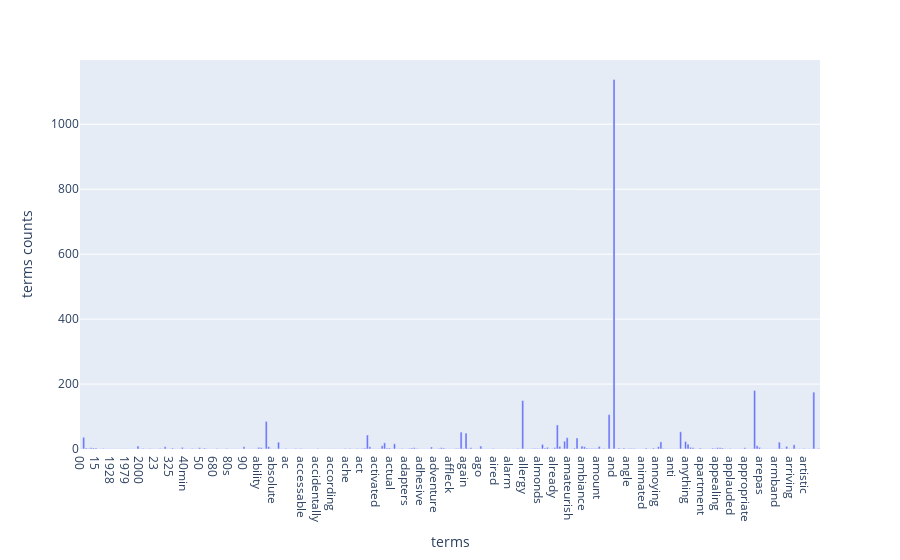

Here is the notebook cell this chart was saved with:
### Markdown cell above
#### 使用 plotly 畫圖

### Code cell
import plotly.express as px
# 將前 300 筆 terms 當作長條圖的 X 軸
term_name = count_vect.get_feature_names_out()[:300]
# X = terms 名稱， Y = terms 出現次數
fig = px.bar(term_name, x=term_name, y=term_frequencies[:300])
# 設定 X Y 軸的名稱
fig.update_layout(
    xaxis_title="terms", yaxis_title="terms counts"
)
fig.show()

### Figure 1 — Plotly figure (JSON) as saved in the notebook; plotly's stock layout.template omitted (floating-point values rounded to 4 significant figures; data arrays with more than 128 entries replaced by an {"elided": "..."} marker saying what was removed)
{"data": [{"alignmentgroup": "True", "hovertemplate": "x=%{x}<br>y=%{y}<extra></extra>", "legendgroup": "", "marker": {"color": "#636efa", "pattern": {"shape": ""}}, "name": "", "offsetgroup": "", "orientation": "v", "showlegend": false, "textposition": "auto", "type": "bar", "x": {"elided": "300 str values"}, "xaxis": "x", "y": {"elided": "300 int values"}, "yaxis": "y"}], "layout": {"barmode": "relative", "legend": {"tracegroupgap": 0}, "margin": {"t": 60}, "xaxis": {"anchor": "y", "domain": [0, 1], "title": {"text": "terms"}}, "yaxis": {"anchor": "x", "domain": [0, 1], "title": {"text": "terms counts"}}}}
